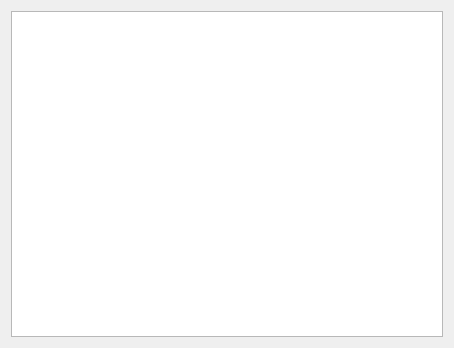
<?xml version="1.0" encoding="UTF-8"?>
<ui version="4.0">
 <class>Logging</class>
 <widget class="QWidget" name="Logging">
  <property name="geometry">
   <rect>
    <x>0</x>
    <y>0</y>
    <width>454</width>
    <height>348</height>
   </rect>
  </property>
  <property name="windowTitle">
   <string>Form</string>
  </property>
  <layout class="QVBoxLayout" name="verticalLayout">
   <item>
    <widget class="QTextBrowser" name="msgBrowser"/>
   </item>
  </layout>
 </widget>
 <resources/>
 <connections/>
</ui>
